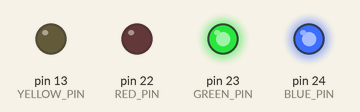
Simulated run of this sketch. Board: Arduino Mega 2560, built with avr-gcc and run on an emulated ATmega2560. On the bench: output pins drawn as LEDs (lit = HIGH).

Above: at 0.2 s.
At 1.3 s:
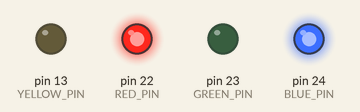
At 2.7 s:
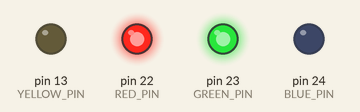
At 3.8 s:
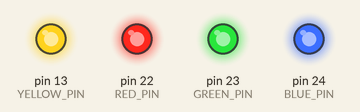
At 5.1 s:
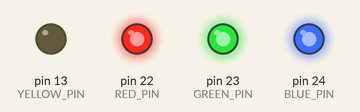
Timing chart, 0 to 5.7 s (numbered marks = the images above):
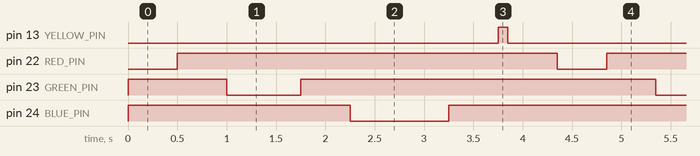

The sketch:

Use_LED_light.ino
```cpp
#include <Arduino.h>

// For use with the LED
#define RED_PIN    22
#define GREEN_PIN  23
#define BLUE_PIN   24
#define YELLOW_PIN LED_BUILTIN
#define NO_PIN     -1

// Globals
namespace{
  int loop_cnt = 0;
}

void setup(){
  pinMode(RED_PIN, OUTPUT);
  pinMode(GREEN_PIN, OUTPUT);
  pinMode(BLUE_PIN, OUTPUT);
  pinMode(YELLOW_PIN, OUTPUT);
  light_led(NO_PIN);
}

void loop(){
  if(loop_cnt % 4 == 0){
    light_led(RED_PIN);
    delay(500);  // 0.5 seconds for red
  }
  else if(loop_cnt % 4 == 1){
    light_led(GREEN_PIN);
    delay(750);  // 0.75 seconds for green
  }
  else if(loop_cnt % 4 == 2){
    light_led(BLUE_PIN);
    delay(1000); // 1.0 seconds for blue
  }
  else{
    light_led(YELLOW_PIN);
    delay(100);  // 0.1 seconds for yellow
  }

  light_led(NO_PIN);
  delay(500);    // Keep the same gap between LEDs
  loop_cnt++;
}

void light_led(int color){
  if(color == NO_PIN){ // turn off all the LEDs
    // These pins are asserted low
    digitalWrite(RED_PIN, HIGH);
    digitalWrite(GREEN_PIN, HIGH);
    digitalWrite(BLUE_PIN, HIGH);
    // This pin is asserted high
    digitalWrite(YELLOW_PIN, LOW);
  }
  else{ // Turn on the pin you want
    if(color == YELLOW_PIN){
      digitalWrite(color, HIGH);
    }
    else{
      digitalWrite(color, LOW);
    }
  }
}
```

Measured:
- by itself, pin 13 (YELLOW_PIN): alternates HIGH for 0.10 s and LOW for 4.3 s
- by itself, pin 22 (RED_PIN): alternates HIGH for 3.9 s and LOW for 0.50 s
- by itself, pin 23 (GREEN_PIN): alternates HIGH for 3.6 s and LOW for 0.75 s
- by itself, pin 24 (BLUE_PIN): alternates HIGH for 3.4 s and LOW for 1.0 s
